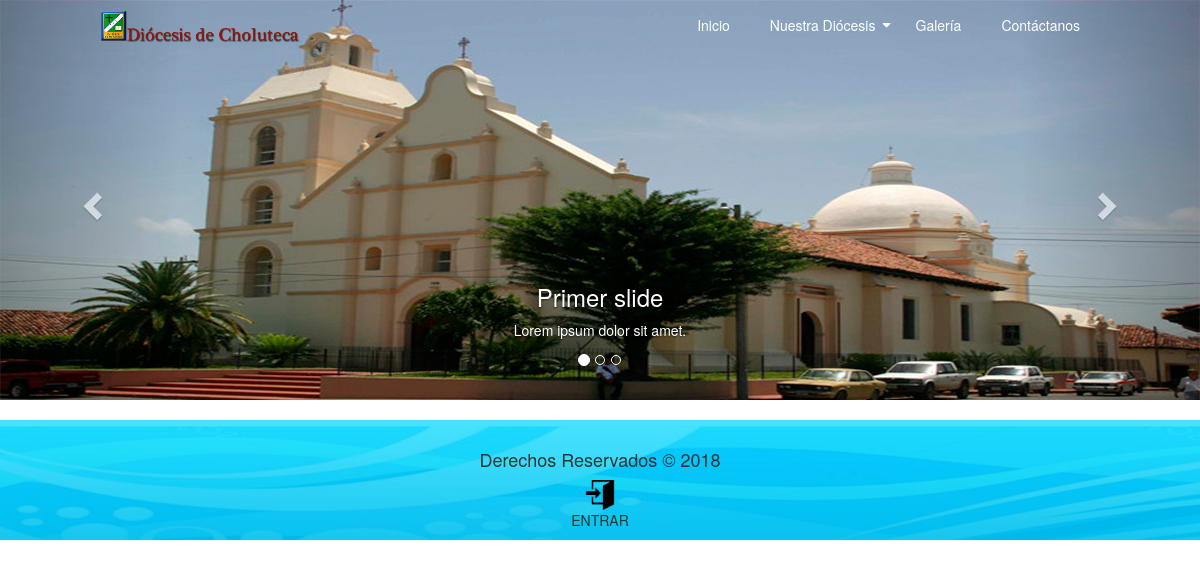
The page /principal/publicaciones/ on the database as committed earlier.
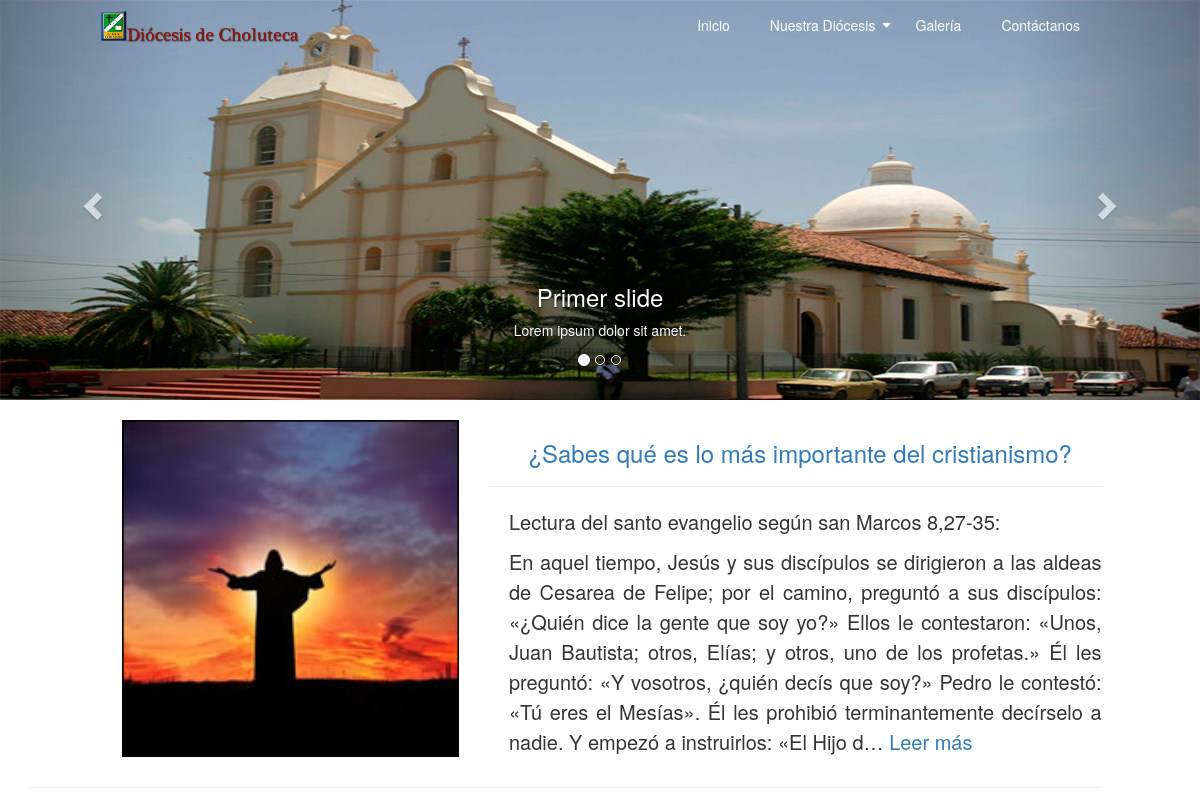
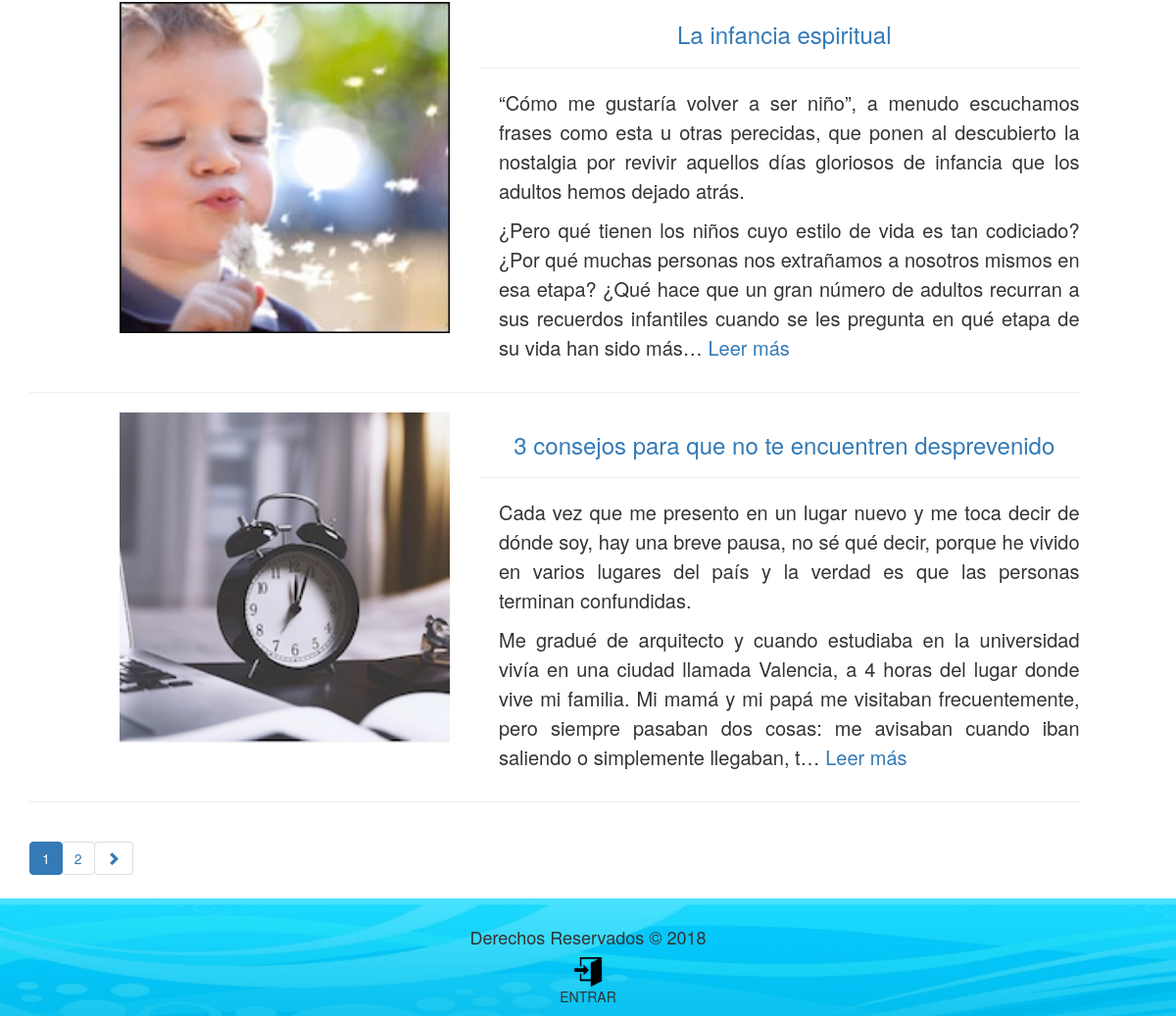
The same page on the database as committed later (2 pictures, top to bottom).
### principal/models.py (models this page shows, shortened)
@python_2_unicode_compatible
class Publicacion(models.Model):
	nombre= models.CharField(max_length=100)
	contenido = models.TextField()
	empleado =  models.ForeignKey(Empleado)
	fecha_pub = models.DateTimeField(auto_now_add=True,verbose_name='Fecha de Publicacion')
	imagen = models.ImageField(upload_to='publicaciones')
	class Meta:
		verbose_name_plural='Publicaciones'

### principal/views.py (the view)
def publicaciones(request):
	editarForm = PublicacionForm_Editar()
	publicaciones = Publicacion.objects.all().order_by('-fecha_pub')
	paginator = Paginator(publicaciones, 3)
	page = request.GET.get('page')
	try:
	    items = paginator.page(page)
	except PageNotAnInteger:
	    items = paginator.page(1)
	except EmptyPage:
	    items= paginator.page(paginator.num_pages)
	context = {
	    'meta_description': '',
	    'meta_keywords': '',
	    'publicaciones':items,
	    'editarForm': editarForm
	}
	return render(request, 'publicaciones.html', context)

### principal/templates/publicaciones.html (shortened to what this page needs)
{% extends "base.html" %}
{% block contenido %}
{% load  static %}
	<div id="carousel-1" class="carousel slide" data-ride="carousel">
		<ol class="carousel-indicators" style="z-index: 1;">
			<li data-target="#carousel-1" data-slide-to="0" class="active"></li>
			<li data-target="#carousel-1" data-slide-to="1"></li>
			<li data-target="#carousel-1" data-slide-to="2"></li>
		</ol>
		<div class="carousel-inner" role="listbox">
			<div class="item active">
				<img src="{% static 'img/catedral-1.jpg' %}" alt="" class="img-responsive">
				<div class="carousel-caption hidden-xs hidden-sm">
					<h3>Primer slide</h3>
					<p>Lorem ipsum dolor sit amet.</p>
				</div>
			</div>
			<a href="#carousel-1" class="left carousel-control" role="button" data-slide="prev">
				<span class="glyphicon glyphicon-chevron-left" aria-hidden="true"></span>
			</a>
			<a href="#carousel-1" class="right carousel-control" role="button" data-slide="next">
				<span class="glyphicon glyphicon-chevron-right" aria-hidden="true"></span>
			</a>
		</div>
	</div><br>
	<div class="container">
	<section class="content">
		{% for publicacion in publicaciones %}
			<div class="publicacion row">
				<div class="pimg col-md-4 col-md-offset-1">
					<img src="{{ publicacion.imagen.url }}" alt="{{ publicacion.nombre }}" style="width: 100%;">
				</div>
				<div class="col-md-7">
					<div class="temap">
						<h3><a href="{% url 'principal:publicacion' publicacion.id %}">{{ publicacion.nombre}}</a></h3>
					</div>
					<hr>
					<p id ="ptext">
						{{publicacion.contenido|linebreaks|truncatechars:500}} <a href="{% url 'principal:publicacion' publicacion.id %}">Leer m&aacute;s</a>
					</p>
				</div>
			</div>
			<hr>
		{% endfor %}
	</section>
		{% if publicaciones.has_next or publicaciones.has_previous %}
            <ul class="pagination">
                {% for page in publicaciones.paginator.page_range %}
                    <li class="{% if publicaciones.number == page %}active{% endif %}">
                        <a class="btn btnpages" href="?page={{ page }}">{{ page }}</a></li>
                {% endfor %}
                {% if publicaciones.has_next %}
                    <li>
                        <a href="?page={{ publicaciones.next_page_number }}" class="btn btnpages">
                            <i class="glyphicon glyphicon-chevron-right"></i>
                        </a>
                    </li>
                {% endif %}
            </ul>
        {% endif %}
	</div>
{% endblock  %}

Rows that differ between the two databases and show on the page:
added Publicacion: imagen (picture), nombre "¿Sabes qué es lo más importante del cristianismo?", contenido "Lectura del santo evangelio según san Marcos 8,27-35: En aquel tiempo, Jesús y sus discípulos se dirigieron a las aldeas de Cesarea de Felipe; por el camino, preguntó a sus discípulos: «¿Quién dice la gente que soy yo?» Ellos le contestaron: «Unos, Juan Bautista; otros, Elías; y otros, uno de los profetas.» Él les preguntó: «Y vosotros, ¿quién decís que soy?» Pedro le contestó: «Tú eres el Mesías». Él les prohibió terminantemente decírselo a nadie. Y empezó a instruirlos: «El Hijo d…"
added Publicacion: imagen (picture), nombre "La infancia espiritual", contenido "“Cómo me gustaría volver a ser niño”, a menudo escuchamos frases como esta u otras perecidas, que ponen al descubierto la nostalgia por revivir aquellos días gloriosos de infancia que los adultos hemos dejado atrás. ¿Pero qué tienen los niños cuyo estilo de vida es tan codiciado? ¿Por qué muchas personas nos extrañamos a nosotros mismos en esa etapa? ¿Qué hace que un gran número de adultos recurran a sus recuerdos infantiles cuando se les pregunta en qué etapa de su vida han sido más…"
added Publicacion: imagen (picture), nombre "3 consejos para que no te encuentren desprevenido", contenido "Cada vez que me presento en un lugar nuevo y me toca decir de dónde soy, hay una breve pausa, no sé qué decir, porque he vivido en varios lugares del país y la verdad es que las personas terminan confundidas. Me gradué de arquitecto y cuando estudiaba en la universidad vivía en una ciudad llamada Valencia, a 4 horas del lugar donde vive mi familia. Mi mamá y mi papá me visitaban frecuentemente, pero siempre pasaban dos cosas: me avisaban cuando iban saliendo o simplemente llegaban, t…"
Other text that changed with them:
new list line: "1"
new list line: "2"
